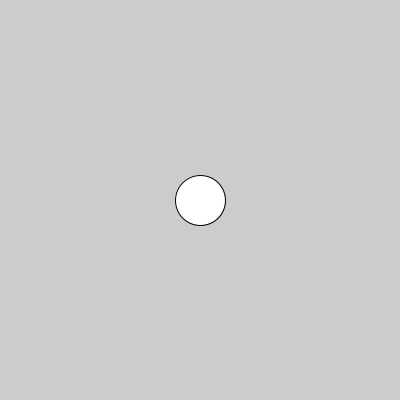
Frame 1 (no input)
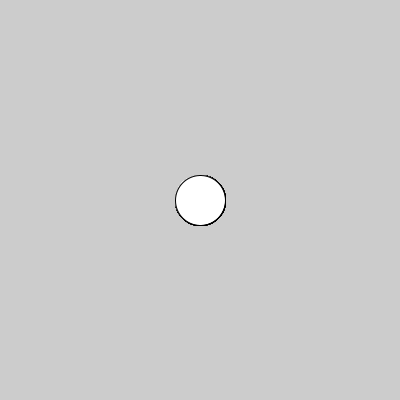
Frame 60 (the mouse pressed at the canvas centre just before this capture)
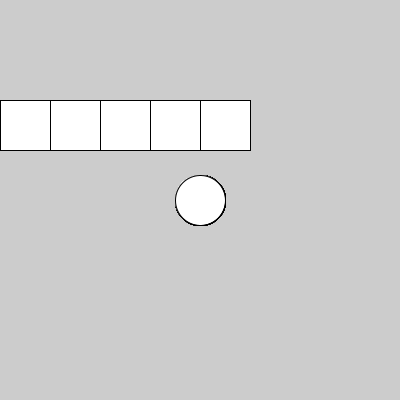
Frame 120 (the mouse held since frame 60 and released just before this capture)

The Processing sketch that drew these frames (run headless with seeded random() and noise(); from frame 60 on, the mouse is pressed at the canvas centre):

// Processing sketch: clase_06_06_2023_repaso_funcion
// ── clase_06_06_2023_repaso_funcion.pde
void setup(){
  size(400,400);
}

void draw(){
  dibujarBoton();
  if(hiceClickEnElBoton() == true){
    dibujarCuadrados(5);
  }
}

// ── funciones.pde
void dibujarBoton(){
  ellipse(200,200,50,50);
}

boolean hiceClickEnElBoton(){
  if(mousePressed && dist(mouseX, mouseY, 200, 200) < 25){
    return true;
  }
  return false;
}

void dibujarCuadrados(int cant){
  for(int i=0; i<cant; i++){
    rect(i*50, 100, 50, 50);
  }
}
